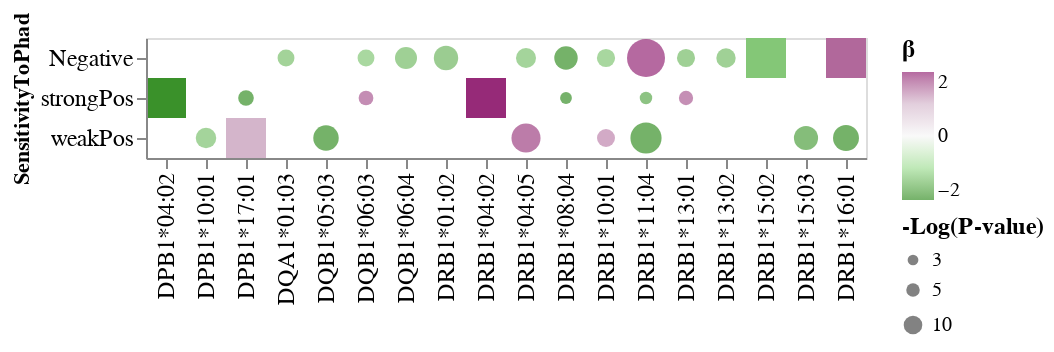

Notebook source saved alongside this figure:
### Code cell
colScl = ('#3A912A','#A4DF99','#F7F7F7','#D6BACE','#962A78')
both = alt.Chart(aggCurated[aggCurated.Typing=="Both"]).mark_point(filled=True).encode(
    x=alt.X('allele',sort=list(gxM1.data2d.columns),axis=alt.Axis(labelFontSize=12,title='')),
    y=alt.Y('allergenP',sort=list(gxM1.data2d.index),axis=alt.Axis(labelFontSize=12,title="SensitivityToPhad")),
    color=alt.Color('coef',scale=alt.Scale(domain=[-2,-1,0,1,2],range=colScl,clamp=True)),
    size=alt.Size('nlog10_Pval',legend=alt.Legend(values=[3,5,10],title='-Log(P-value)',titleFontSize=12)),
    tooltip=['allele','coef']
)
anyOne = alt.Chart(aggCurated[aggCurated.Typing!="Both"]).mark_rect(filled=True,size=10).encode(
    x=alt.X('allele',sort=list(gxM1.data2d.columns)),
    y=alt.Y('allergenP',sort=list(gxM1.data2d.index)),
    color=alt.Color('coef',scale=alt.Scale(domain=[-2,-1,0,1,2],range=colScl,clamp=True),legend=alt.Legend(title='\u03b2',titleFontSize=12)),
    size=alt.Size('nlog10_Pval',legend=alt.Legend(values=[3,5,10])),
    tooltip=['allele','coef','Typing','nlog10_Pval']
)
model1_mono = anyOne+both
model1_mono

### Figure 1 — Vega-Lite specification as saved in the notebook (floating-point values rounded to 4 significant figures)
{"config": {"view": {"continuousWidth": 400, "continuousHeight": 300}}, "layer": [{"data": {"name": "data-7155d18916b7196c1b0515cb46efa9dc"}, "mark": {"type": "rect", "filled": true, "size": 10}, "encoding": {"color": {"type": "quantitative", "field": "coef", "legend": {"title": "β", "titleFontSize": 12}, "scale": {"clamp": true, "domain": [-2, -1, 0, 1, 2], "range": ["#3A912A", "#A4DF99", "#F7F7F7", "#D6BACE", "#962A78"]}}, "size": {"type": "quantitative", "field": "nlog10_Pval", "legend": {"values": [3, 5, 10]}}, "tooltip": [{"type": "nominal", "field": "allele"}, {"type": "quantitative", "field": "coef"}, {"type": "nominal", "field": "Typing"}, {"type": "quantitative", "field": "nlog10_Pval"}], "x": {"type": "nominal", "field": "allele", "sort": ["DPB1*04:02", "DPB1*10:01", "DPB1*17:01", "DQA1*01:03", "DQB1*05:03", "DQB1*06:03", "DQB1*06:04", "DRB1*01:02", "DRB1*04:02", "DRB1*04:05", "DRB1*08:04", "DRB1*10:01", "DRB1*11:04", "DRB1*13:01", "DRB1*13:02", "DRB1*15:02", "DRB1*15:03", "DRB1*16:01"]}, "y": {"type": "nominal", "field": "allergenP", "sort": ["Negative", "strongPos", "weakPos"]}}}, {"data": {"name": "data-670baafffbe345d3fb8222dcf35fd164"}, "mark": {"type": "point", "filled": true}, "encoding": {"color": {"type": "quantitative", "field": "coef", "scale": {"clamp": true, "domain": [-2, -1, 0, 1, 2], "range": ["#3A912A", "#A4DF99", "#F7F7F7", "#D6BACE", "#962A78"]}}, "size": {"type": "quantitative", "field": "nlog10_Pval", "legend": {"title": "-Log(P-value)", "titleFontSize": 12, "values": [3, 5, 10]}}, "tooltip": [{"type": "nominal", "field": "allele"}, {"type": "quantitative", "field": "coef"}], "x": {"type": "nominal", "axis": {"labelFontSize": 12, "title": ""}, "field": "allele", "sort": ["DPB1*04:02", "DPB1*10:01", "DPB1*17:01", "DQA1*01:03", "DQB1*05:03", "DQB1*06:03", "DQB1*06:04", "DRB1*01:02", "DRB1*04:02", "DRB1*04:05", "DRB1*08:04", "DRB1*10:01", "DRB1*11:04", "DRB1*13:01", "DRB1*13:02", "DRB1*15:02", "DRB1*15:03", "DRB1*16:01"]}, "y": {"type": "nominal", "axis": {"labelFontSize": 12, "title": "SensitivityToPhad"}, "field": "allergenP", "sort": ["Negative", "strongPos", "weakPos"]}}}], "$schema": "https://vega.github.io/schema/vega-lite/v4.8.1.json", "datasets": {"data-7155d18916b7196c1b0515cb46efa9dc": [{"coef": -2.425, "[0.025": -3.108, "0.975]": -1.745, "nlog10_Pval": 5.795, "allele": "DPB1*04:02", "allergenP": "strongPos", "Typing": "HLA-HD"}, {"coef": 1.035, "[0.025": 0.7175, "0.975]": 1.344, "nlog10_Pval": 5.01, "allele": "DPB1*17:01", "allergenP": "weakPos", "Typing": "HLA-HD"}, {"coef": 2.147, "[0.025": 1.5, "0.975]": 2.809, "nlog10_Pval": 5.177, "allele": "DRB1*04:02", "allergenP": "strongPos", "Typing": "HLA-HD"}, {"coef": -1.305, "[0.025": -1.651, "0.975]": -0.9585, "nlog10_Pval": 7.72, "allele": "DRB1*15:02", "allergenP": "Negative", "Typing": "HLA-PRG"}, {"coef": 1.601, "[0.025": 1.212, "0.975]": 1.996, "nlog10_Pval": 9.507, "allele": "DRB1*16:01", "allergenP": "Negative", "Typing": "HLA-HD"}], "data-670baafffbe345d3fb8222dcf35fd164": [{"coef": -1.371, "[0.025": -1.686, "0.975]": -1.058, "nlog10_Pval": 12.17, "allele": "DPB1*10:01", "allergenP": "weakPos", "Typing": "Both"}, {"coef": -2.591, "[0.025": -3.29, "0.975]": -1.894, "nlog10_Pval": 6.859, "allele": "DPB1*17:01", "allergenP": "strongPos", "Typing": "Both"}, {"coef": -1.391, "[0.025": -1.755, "0.975]": -1.027, "nlog10_Pval": 8.163, "allele": "DQA1*01:03", "allergenP": "Negative", "Typing": "Both"}, {"coef": -2.091, "[0.025": -2.492, "0.975]": -1.691, "nlog10_Pval": 19.13, "allele": "DQB1*05:03", "allergenP": "weakPos", "Typing": "Both"}, {"coef": -1.306, "[0.025": -1.651, "0.975]": -0.967, "nlog10_Pval": 8.142, "allele": "DQB1*06:03", "allergenP": "Negative", "Typing": "Both"}, {"coef": 1.683, "[0.025": 1.203, "0.975]": 2.166, "nlog10_Pval": 6.079, "allele": "DQB1*06:03", "allergenP": "strongPos", "Typing": "Both"}, {"coef": -1.45, "[0.025": -1.76, "0.975]": -1.139, "nlog10_Pval": 14.2, "allele": "DQB1*06:04", "allergenP": "Negative", "Typing": "Both"}, {"coef": -1.501, "[0.025": -1.796, "0.975]": -1.206, "nlog10_Pval": 17.53, "allele": "DRB1*01:02", "allergenP": "Negative", "Typing": "Both"}, {"coef": -1.371, "[0.025": -1.68, "0.975]": -1.054, "nlog10_Pval": 11.68, "allele": "DRB1*04:05", "allergenP": "Negative", "Typing": "Both"}, {"coef": 1.849, "[0.025": 1.536, "0.975]": 2.168, "nlog10_Pval": 25.09, "allele": "DRB1*04:05", "allergenP": "weakPos", "Typing": "Both"}, {"coef": -2.008, "[0.025": -2.417, "0.975]": -1.597, "nlog10_Pval": 16.12, "allele": "DRB1*08:04", "allergenP": "Negative", "Typing": "Both"}, {"coef": -1.984, "[0.025": -2.634, "0.975]": -1.334, "nlog10_Pval": 3.728, "allele": "DRB1*08:04", "allergenP": "strongPos", "Typing": "Both"}, {"coef": -1.321, "[0.025": -1.65, "0.975]": -0.991, "nlog10_Pval": 9.537, "allele": "DRB1*10:01", "allergenP": "Negative", "Typing": "Both"}, {"coef": 1.381, "[0.025": 1.038, "0.975]": 1.719, "nlog10_Pval": 9.31, "allele": "DRB1*10:01", "allergenP": "weakPos", "Typing": "Both"}, {"coef": 3.297, "[0.025": 2.859, "0.975]": 3.735, "nlog10_Pval": 43.15, "allele": "DRB1*11:04", "allergenP": "Negative", "Typing": "Both"}, {"coef": -1.685, "[0.025": -2.218, "0.975]": -1.147, "nlog10_Pval": 4.202, "allele": "DRB1*11:04", "allergenP": "strongPos", "Typing": "Both"}, {"coef": -4.063, "[0.025": -4.716, "0.975]": -3.421, "nlog10_Pval": 28.85, "allele": "DRB1*11:04", "allergenP": "weakPos", "Typing": "Both"}, {"coef": -1.445, "[0.025": -1.806, "0.975]": -1.084, "nlog10_Pval": 9.398, "allele": "DRB1*13:01", "allergenP": "Negative", "Typing": "Both"}, {"coef": 1.658, "[0.025": 1.178, "0.975]": 2.147, "nlog10_Pval": 5.664, "allele": "DRB1*13:01", "allergenP": "strongPos", "Typing": "Both"}, {"coef": -1.435, "[0.025": -1.773, "0.975]": -1.098, "nlog10_Pval": 10.89, "allele": "DRB1*13:02", "allergenP": "Negative", "Typing": "Both"}, {"coef": -1.794, "[0.025": -2.149, "0.975]": -1.433, "nlog10_Pval": 17.16, "allele": "DRB1*15:03", "allergenP": "weakPos", "Typing": "Both"}, {"coef": -2.283, "[0.025": -2.711, "0.975]": -1.855, "nlog10_Pval": 19.87, "allele": "DRB1*16:01", "allergenP": "weakPos", "Typing": "Both"}]}}
